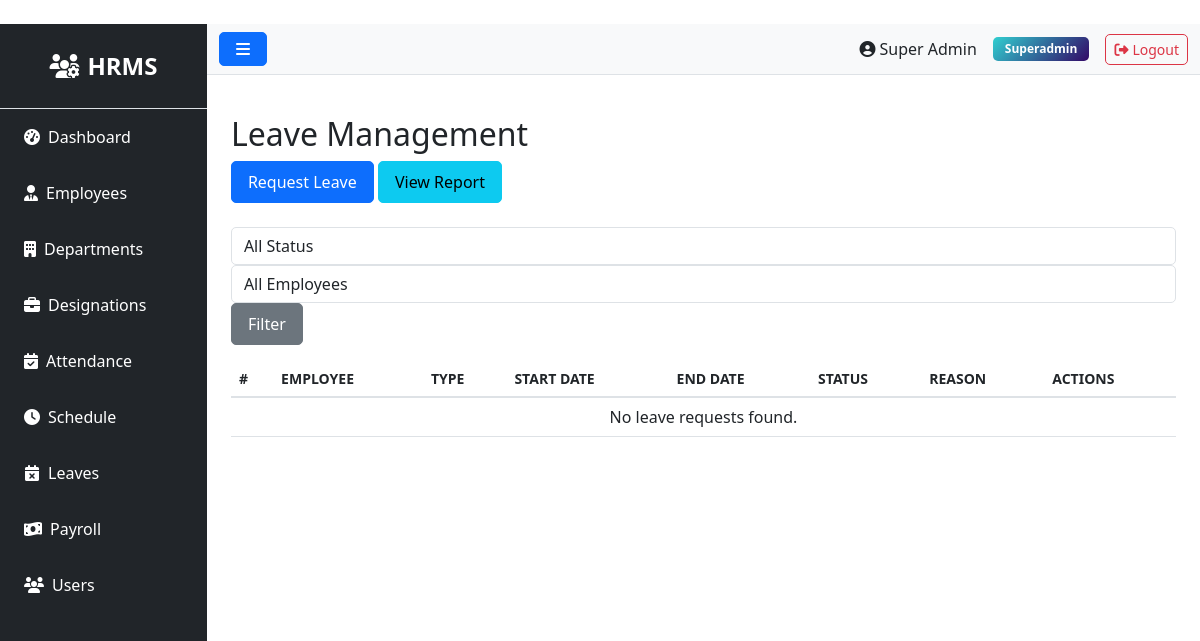
The app's page /leaves/ (signed in), older data.
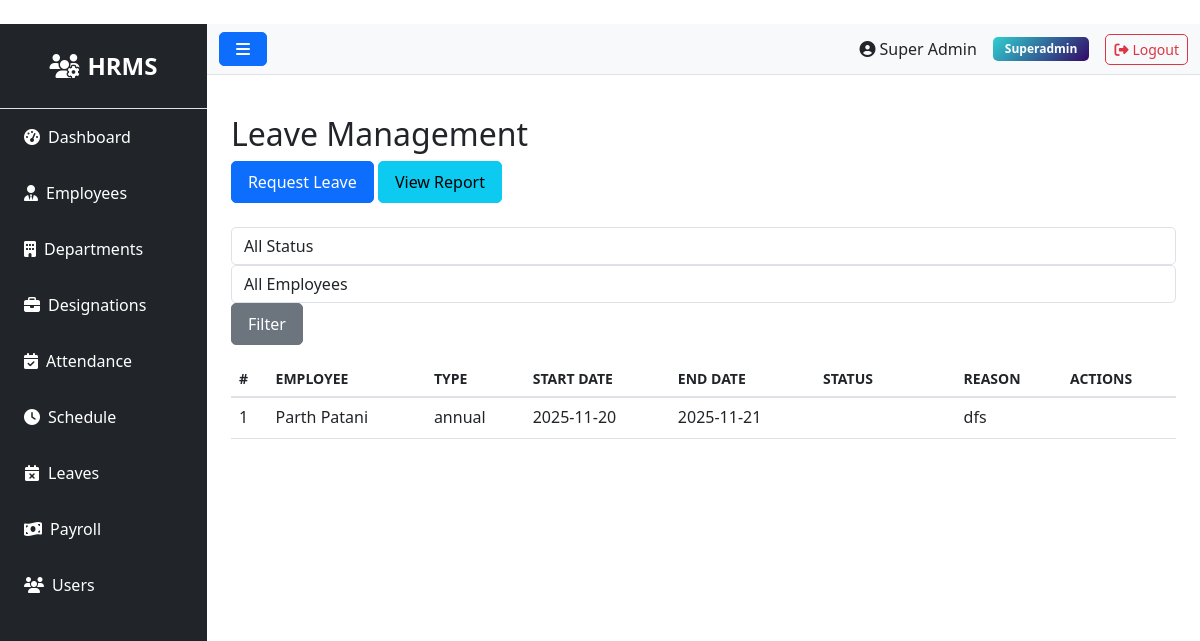
The same page, newer data.
### models.py (models this page shows, shortened)
class User(UserMixin, db.Model):
    __tablename__ = 'users'
    id = db.Column(db.Integer, primary_key=True)
    role_id = db.Column(db.Integer, db.ForeignKey('roles.id'), nullable=False)
    name = db.Column(db.String(100), nullable=False)
    email = db.Column(db.String(100), unique=True, nullable=False)
    phone = db.Column(db.String(20))
    status = db.Column(db.String(20), default='active')
    password = db.Column(db.String(255), nullable=False)
    remember_token = db.Column(db.String(100))
    email_verified_at = db.Column(db.DateTime)
    created_at = db.Column(db.DateTime, default=datetime.utcnow)
    updated_at = db.Column(db.DateTime, default=datetime.utcnow, onupdate=datetime.utcnow)

class Role(db.Model):
    __tablename__ = 'roles'
    id = db.Column(db.Integer, primary_key=True)
    name = db.Column(db.String(50), unique=True, nullable=False)
    description = db.Column(db.Text)
    created_at = db.Column(db.DateTime, default=datetime.utcnow)
    updated_at = db.Column(db.DateTime, default=datetime.utcnow, onupdate=datetime.utcnow)
    users = db.relationship('User', backref='role', lazy=True)

class Leave(db.Model):
    __tablename__ = 'leaves'
    id = db.Column(db.Integer, primary_key=True)
    employee_id = db.Column(db.Integer, db.ForeignKey('employees.id'), nullable=False)
    leave_type = db.Column(db.String(50))
    start_date = db.Column(db.Date, nullable=False)
    end_date = db.Column(db.Date, nullable=False)
    reason = db.Column(db.Text)
    status = db.Column(db.String(20), default='pending')
    created_at = db.Column(db.DateTime, default=datetime.utcnow)
    updated_at = db.Column(db.DateTime, default=datetime.utcnow, onupdate=datetime.utcnow)

class Employee(db.Model):
    __tablename__ = 'employees'
    id = db.Column(db.Integer, primary_key=True)
    department_id = db.Column(db.Integer, db.ForeignKey('departments.id'))
    designation_id = db.Column(db.Integer, db.ForeignKey('designations.id'))
    schedule_id = db.Column(db.Integer, db.ForeignKey('schedules.id'))
    firstname = db.Column(db.String(100), nullable=False)
    lastname = db.Column(db.String(100), nullable=False)
    unique_id = db.Column(db.String(50), unique=True)
    email = db.Column(db.String(100), unique=True)
    phone = db.Column(db.String(20))
    address = db.Column(db.Text)
    dob = db.Column(db.Date)
    gender = db.Column(db.String(10))
    religion = db.Column(db.String(50))
    marital = db.Column(db.String(20))
    image = db.Column(db.String(255))  # Store image filename
    status = db.Column(db.String(20), default='active')
    created_at = db.Column(db.DateTime, default=datetime.utcnow)
    updated_at = db.Column(db.DateTime, default=datetime.utcnow, onupdate=datetime.utcnow)
    attendances = db.relationship('Attendance', backref='employee', lazy=True, cascade='all, delete-orphan')
    checks = db.relationship('Check', backref='employee', lazy=True, cascade='all, delete-orphan')
    salary = db.relationship('Salary', backref='employee', uselist=False, cascade='all, delete-orphan')
    leaves = db.relationship('Leave', backref='employee', lazy=True, cascade='all, delete-orphan')
    late_times = db.relationship('LateTime', backref='employee', lazy=True, cascade='all, delete-orphan')
    over_times = db.relationship('OverTime', backref='employee', lazy=True, cascade='all, delete-orphan')
    payrolls = db.relationship('Payroll', backref='employee', lazy=True, cascade='all, delete-orphan')

### routes/leave.py (the view)
@bp.route('/')
@login_required
def index():
    status_filter = request.args.get('status', 'all')
    employee_id = request.args.get('employee_id')
    query = Leave.query
    if status_filter != 'all':
        query = query.filter(Leave.status == status_filter)
    if employee_id:
        query = query.filter(Leave.employee_id == employee_id)
    leaves = query.order_by(Leave.start_date.desc()).all()
    employees = Employee.query.order_by(Employee.firstname).all()
    return render_template('admin/leave/index.html',
                         leaves=leaves,
                         employees=employees,
                         current_status=status_filter,
                         selected_employee=employee_id)

### app.py (called while the page is built)
@login_manager.user_loader
def load_user(user_id):
    try:
        return db.session.get(User, int(user_id))
    except Exception as e:
        app.logger.error(f'Error loading user {user_id}: {str(e)}')
        return None

@app.context_processor
def inject_user():
    pending_leaves = 0
    try:
        if current_user.is_authenticated and getattr(current_user, 'role', None) and current_user.role.name in ['superadmin', 'admin', 'hr']:
            from models import Leave
            pending_leaves = Leave.query.filter_by(status='pending').count()
    except Exception:
        pending_leaves = 0
    return dict(current_user=current_user, pending_leaves=pending_leaves)

### templates/admin/leave/index.html (shortened to what this page needs)
﻿{% extends "base.html" %}
{% block content %}
<h2>Leave Management</h2>
<div class="mb-4">
    <a href="{{ url_for('leave.create') }}" class="btn btn-primary">Request Leave</a>
    <a href="{{ url_for('leave.report') }}" class="btn btn-info">View Report</a>
</div>
<div class="filters mb-3">
    <form method="get" action="{{ url_for('leave.index') }}" class="form-inline">
        <select name="status" class="form-control mr-2">
            <option value="all" {% if current_status == 'all' %}selected{% endif %}>All Status</option>
        </select>
        <select name="employee_id" class="form-control mr-2">
            <option value="">All Employees</option>
        </select>
        <button type="submit" class="btn btn-secondary">Filter</button>
    </form>
</div>
<table class="table">
    <thead>
        <tr>
            <th>#</th>
            <th>Employee</th>
            <th>Type</th>
            <th>Start Date</th>
            <th>End Date</th>
            <th>Status</th>
            <th>Reason</th>
            <th>Actions</th>
        </tr>
    </thead>
    <tbody>
        {% if leaves %}
            {% for leave in leaves %}
            <tr>
                <td>{{ loop.index }}</td>
                <td>{{ leave.employee.firstname }} {{ leave.employee.lastname }}</td>
                <td>{{ leave.leave_type }}</td>
                <td>{{ leave.start_date }}</td>
                <td>{{ leave.end_date }}</td>
                <td>
                    <span class="badge {% if leave.status == 'approved' %}badge-success
                                     {% elif leave.status == 'rejected' %}badge-danger
                                     {% else %}badge-warning{% endif %}">
                    </span>
                </td>
                <td>{{ leave.reason }}</td>
                <td>
                </td>
            </tr>
            {% endfor %}
        {% else %}
            <tr>
                <td colspan="8" class="text-center">No leave requests found.</td>
            </tr>
        {% endif %}
    </tbody>
</table>
{% endblock %}

### templates/base.html (shortened to what this page needs)
<!DOCTYPE html>
<html lang="en">
<head>
    <link href="https://cdn.jsdelivr.net/npm/bootstrap@5.3.0/dist/css/bootstrap.min.css" rel="stylesheet">
    <link rel="stylesheet" href="https://cdnjs.cloudflare.com/ajax/libs/font-awesome/6.4.0/css/all.min.css">
    <link rel="stylesheet" href="{{ url_for('static', filename='css/style.css') }}">
</head>
<body>
    {% if current_user.is_authenticated %}
    {% set role_name = (current_user.role.name if current_user.role and current_user.role.name else 'employee') %}
    {% set dashboard_map = {
        'superadmin': 'admin.superadmin_dashboard',
        'admin': 'admin.admin_dashboard',
        'hr': 'admin.hr_dashboard',
        'payroll': 'admin.payroll_dashboard',
        'moderator': 'admin.moderator_dashboard',
        'employee': 'user.dashboard'
    } %}
    {% set dashboard_endpoint = dashboard_map.get(role_name, 'user.dashboard') %}
    <div class="d-flex" id="wrapper">
        <div class="bg-dark text-white" id="sidebar-wrapper">
            <div class="sidebar-heading text-center py-4 fs-4 fw-bold border-bottom">
                <i class="fas fa-users-cog me-2"></i>HRMS
            </div>
            <div class="list-group list-group-flush">
                <a href="{{ url_for(dashboard_endpoint) }}" class="list-group-item list-group-item-action bg-dark text-white">
                    <i class="fas fa-tachometer-alt me-2"></i>Dashboard
                </a>
                {% if role_name in ['superadmin', 'admin', 'hr'] %}
                <a href="{{ url_for('employee.index') }}" class="list-group-item list-group-item-action bg-dark text-white">
                    <i class="fas fa-user-tie me-2"></i>Employees
                </a>
                <a href="{{ url_for('department.index') }}" class="list-group-item list-group-item-action bg-dark text-white">
                    <i class="fas fa-building me-2"></i>Departments
                </a>
                <a href="{{ url_for('designation.index') }}" class="list-group-item list-group-item-action bg-dark text-white">
                    <i class="fas fa-briefcase me-2"></i>Designations
                </a>
                {% endif %}
                {% if role_name in ['superadmin', 'admin', 'moderator', 'hr'] %}
                <a href="{{ url_for('attendance.index') }}" class="list-group-item list-group-item-action bg-dark text-white">
                    <i class="fas fa-calendar-check me-2"></i>Attendance
                </a>
                <a href="{{ url_for('schedule.index') }}" class="list-group-item list-group-item-action bg-dark text-white">
                    <i class="fas fa-clock me-2"></i>Schedule
                </a>
                {% endif %}
                {% if role_name in ['superadmin', 'admin', 'hr'] %}
                <a href="{{ url_for('leave.index') }}" class="list-group-item list-group-item-action bg-dark text-white">
                    <i class="fas fa-calendar-times me-2"></i>Leaves
                </a>
                {% endif %}
                {% if role_name in ['superadmin', 'admin', 'payroll'] %}
                <a href="{{ url_for('payroll.index') }}" class="list-group-item list-group-item-action bg-dark text-white">
                    <i class="fas fa-money-bill-wave me-2"></i>Payroll
                </a>
                {% endif %}
                {% if role_name in ['superadmin', 'admin'] %}
                <a href="{{ url_for('user.index') }}" class="list-group-item list-group-item-action bg-dark text-white">
                    <i class="fas fa-users me-2"></i>Users
                </a>
                {% endif %}
            </div>
        </div>
        <div id="page-content-wrapper" class="w-100">
            <nav class="navbar navbar-expand-lg navbar-light bg-light border-bottom">
                <div class="container-fluid">
                    <button class="btn btn-primary" id="menu-toggle">
                        <i class="fas fa-bars"></i>
                    </button>
                    <div class="ms-auto d-flex align-items-center">
                        <span class="me-3">
                            <i class="fas fa-user-circle me-1"></i>{{ current_user.name }}
                        </span>
                        <span class="badge bg-info me-3">{{ role_name|title }}</span>
                        <a href="{{ url_for('auth.logout') }}" class="btn btn-outline-danger btn-sm">
                            <i class="fas fa-sign-out-alt me-1"></i>Logout
                        </a>
                    </div>
                </div>
            </nav>
            <div class="container-fluid p-4">
                {% block content %}{% endblock %}
            </div>
        </div>
    </div>
    {% endif %}
</body>
</html>

### static/css/style.css (style rules this page uses)
#wrapper { min-height: 100vh; }
#sidebar-wrapper { min-height: 100vh; width: 250px; transition: margin 0.3s ease-in-out; }
#sidebar-wrapper .sidebar-heading { padding: 0.875rem 1.25rem; font-size: 1.2rem; }
#page-content-wrapper { min-width: 0; width: 100%; }
.list-group-item { border: none; padding: 1rem 1.5rem; }
.table { background-color: white; }
.table thead th { border-bottom: 2px solid #dee2e6; font-weight: 600; text-transform: uppercase; font-size: 0.875rem; }
.btn { border-radius: 5px; padding: 0.5rem 1rem; }
.btn-sm { padding: 0.25rem 0.5rem; }
.form-control { border-radius: 5px; }
.badge { padding: 0.5em 1em; border-radius: 5px; }
.bg-info { background: linear-gradient(135deg, #30cfd0 0%, #330867 100%) !important; }

Row changes from the older to the newer data that the page shows:
added Leave: employee.firstname "Parth", employee.lastname "Patani", leave_type "annual", start_date "2025-11-20", end_date "2025-11-21", reason "dfs"
Text that changed along with them:
text no longer shown: "No leave requests found."
